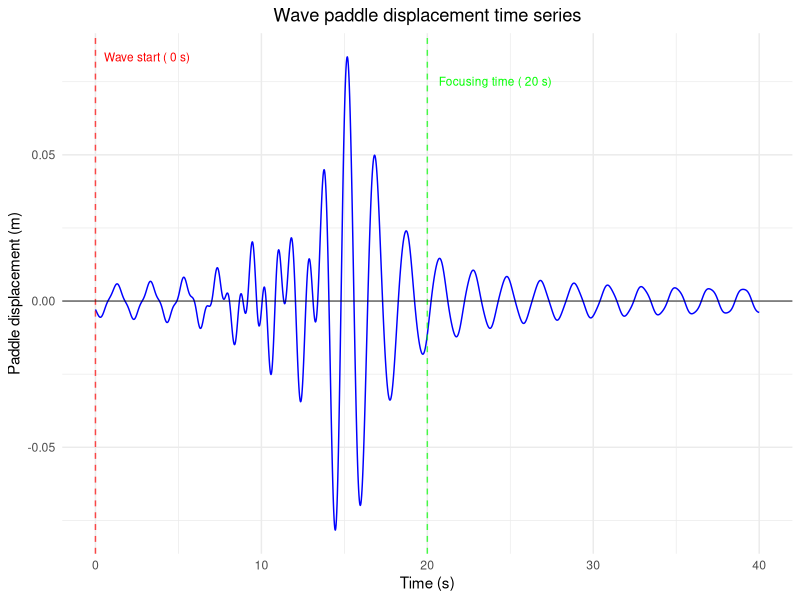
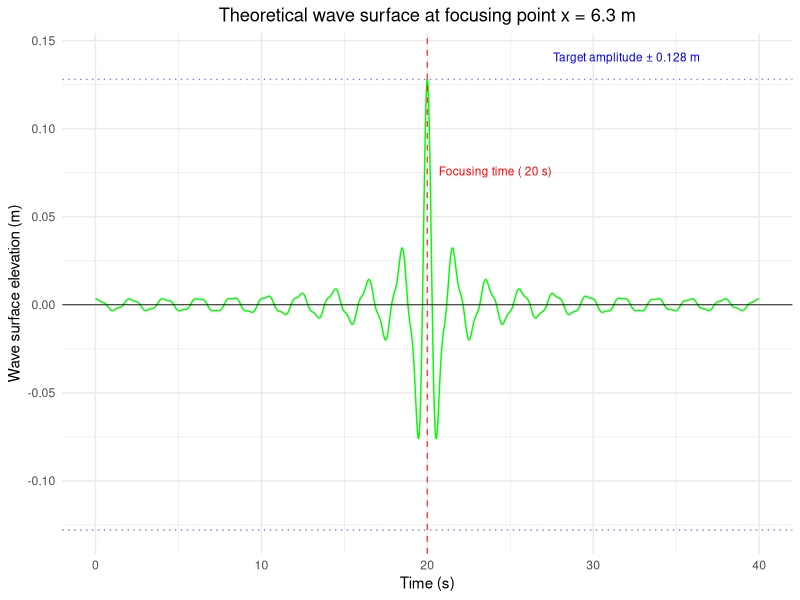
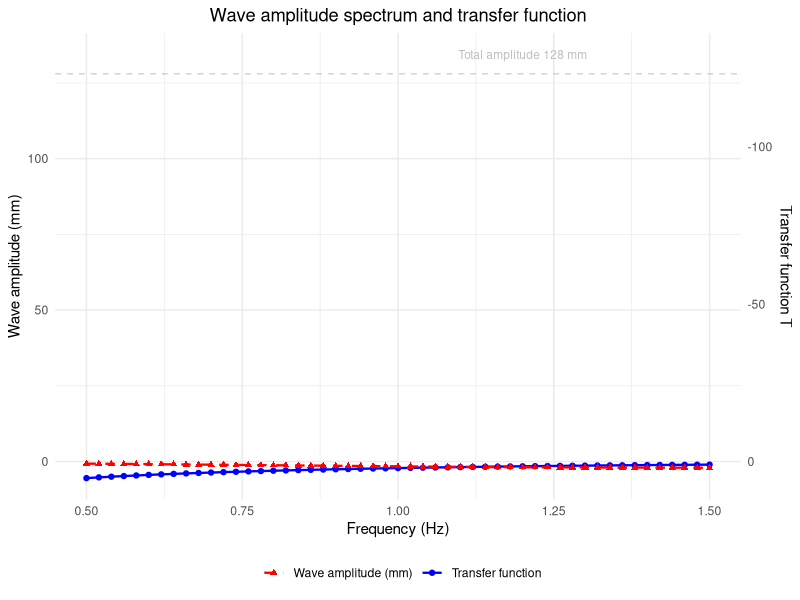

Write R code to recreate these figures, in order. (Note: this script raises an error after producing the figures.)
#Due to the limitations in DualSPHysics case files where focused waves cannot provide focusing time and only JONSWAP and P-M spectra are available. 
#The DualSPHyiscs team have provided an external .dat file for reading wave piston displacements. 
#This code is generated using R and runs in RStudio. 
#The wave generation principle applicable to this code is derived from Chen et al.(2024)https://doi.org/10.1016/j.oceaneng.2024.118516
#The size of wave tank was from DUT by Chen et al.(2024)
# ==================== Load necessary packages ====================
library(ggplot2)
library(gridExtra)

# ==================== Parameter settings ====================
d <- 0.4                # water depth (m)
A <- 0.128              # target wave amplitude (m)
x_b <- 6.3              # focusing position (m)
t_b <- 20               # focusing time (s)
f_min <- 0.5            # minimum frequency (Hz)
f_max <- 1.5            # maximum frequency (Hz)
df <- 0.02              # frequency interval (Hz)
g <- 9.81               # gravitational acceleration (m/s^2)

# Frequency sequence
f <- seq(f_min, f_max, by = df)
N <- length(f)          # 51 components
omega <- 2 * pi * f

# ==================== Solve for wave number k (dispersion relation) ====================
k <- numeric(N)
for (i in 1:N) {
  disp_rel <- function(k) omega[i]^2 - g * k * tanh(k * d)
  k[i] <- uniroot(disp_rel, interval = c(0.1, 20), tol = 1e-8)$root
}

# ==================== Component amplitudes a_i (Equation 2) ====================
sum_invk <- sum(1 / k)
a_i <- -A / (k * sum_invk)          # unit: m

# ==================== Transfer function T(f_i) (Equation 4) ====================
T_i <- 4 * (sinh(k * d))^2 / (2 * k * d + sinh(2 * k * d))

# ==================== Amplitude coefficients for each wave paddle component ====================
C_i <- a_i / T_i

# ==================== Time series (0 ~ 20 s, step 0.02 s) ====================
t_start <- 0
t_end <- 40
dt <- 0.02
t <- seq(t_start, t_end, by = dt)
n_steps <- length(t)

# ==================== Calculate wave paddle displacement S(t) (Equation 3, x=0) ====================
S <- numeric(n_steps)
for (i in 1:N) {
  S <- S + C_i[i] * sin(-k[i] * x_b - omega[i] * (t - t_b))
}

# ==================== Calculate theoretical wave surface at focusing point η(x_b, t) (Equation 1) ====================
eta_focus <- numeric(n_steps)
for (i in 1:N) {
  eta_focus <- eta_focus + a_i[i] * cos(-omega[i] * (t - t_b))
}

# ==================== Construct data frames ====================
df <- data.frame(
  time = t,
  displacement = S,
  eta_focus = eta_focus
)

# Spectral data (for Figure 3)
spectrum_df <- data.frame(
  frequency = f,
  amplitude_mm = a_i * 1000,        # convert to mm
  transfer = T_i
)

# ==================== Output DAT file (two columns, three spaces separated, no column names) ====================
# Format time and displacement as strings with 4 decimal places
time_str <- sprintf("%.4f", t)
disp_str <- sprintf("%.4f", S)
# Join the two columns with three spaces and write to file
writeLines(paste(time_str, disp_str, sep = "   "), "paddle_displacement.dat")
cat("\nWave paddle displacement data saved to: paddle_displacement.dat\n")

# ==================== Plotting ====================
# Figure 1: Wave paddle displacement
p1 <- ggplot(df, aes(x = time, y = displacement)) +
  geom_line(color = "blue", size = 0.5) +
  geom_vline(xintercept = t_start, linetype = "dashed", color = "red", alpha = 0.7) +
  geom_vline(xintercept = t_b, linetype = "dashed", color = "green", alpha = 0.7) +
  annotate("text", x = t_start, y = max(df$displacement), 
           label = paste("Wave start (", t_start, "s)"), 
           color = "red", hjust = -0.1, size = 3) +
  annotate("text", x = t_b, y = max(df$displacement) * 0.9, 
           label = paste("Focusing time (", t_b, "s)"), 
           color = "green", hjust = -0.1, size = 3) +
  labs(x = "Time (s)", y = "Paddle displacement (m)", 
       title = "Wave paddle displacement time series") +
  theme_minimal() +
  theme(plot.title = element_text(hjust = 0.5)) +
  geom_hline(yintercept = 0, linetype = "solid", color = "black", size = 0.3)

# Figure 2: Theoretical wave surface at focusing point
p2 <- ggplot(df, aes(x = time, y = -eta_focus)) +
  geom_line(color = "green", size = 0.5) +
  geom_vline(xintercept = t_b, linetype = "dashed", color = "red", alpha = 0.7) +
  geom_hline(yintercept = A, linetype = "dotted", color = "blue", alpha = 0.5) +
  geom_hline(yintercept = -A, linetype = "dotted", color = "blue", alpha = 0.5) +
  annotate("text", x = t_b, y = max(df$eta_focus), 
           label = paste("Focusing time (", t_b, "s)"), 
           color = "red", hjust = -0.1, size = 3) +
  annotate("text", x = max(df$time) * 0.8, y = A * 1.1, 
           label = paste("Target amplitude ±", A, "m"), 
           color = "blue", size = 3) +
  labs(x = "Time (s)", y = "Wave surface elevation (m)", 
       title = paste("Theoretical wave surface at focusing point x =", x_b, "m")) +
  theme_minimal() +
  theme(plot.title = element_text(hjust = 0.5)) +
  geom_hline(yintercept = 0, linetype = "solid", color = "black", size = 0.3)

# Figure 3: Amplitude spectrum and transfer function (dual Y-axis)
# Amplitude in mm
max_amp <- max(spectrum_df$amplitude_mm)
max_trans <- max(spectrum_df$transfer)
scale_factor <- max_amp / max_trans * 2   # Scaling factor to give the transfer function curve an appropriate height relative to amplitude spectrum

p3 <- ggplot(spectrum_df, aes(x = frequency)) +
  geom_line(aes(y = amplitude_mm, color = "Wave amplitude (mm)"), size = 0.8) +
  geom_point(aes(y = amplitude_mm, color = "Wave amplitude (mm)"), size = 1.5) +
  geom_line(aes(y = transfer * scale_factor, color = "Transfer function (scaled)"), 
            size = 0.8, linetype = "dashed") +
  geom_point(aes(y = transfer * scale_factor, color = "Transfer function (scaled)"), 
             size = 1.5, shape = 17) +
  geom_hline(yintercept = A * 1000, linetype = "dashed", color = "gray", alpha = 0.7) +
  annotate("text", x = max(f) * 0.8, y = A * 1000 * 1.05, 
           label = paste("Total amplitude", round(A * 1000, 1), "mm"), 
           color = "gray", size = 3) +
  scale_y_continuous(
    name = "Wave amplitude (mm)",
    sec.axis = sec_axis(~ . / scale_factor, name = "Transfer function T")
  ) +
  scale_color_manual(
    name = "",
    values = c("Wave amplitude (mm)" = "blue", "Transfer function (scaled)" = "red"),
    labels = c("Wave amplitude (mm)", "Transfer function")
  ) +
  labs(x = "Frequency (Hz)", title = "Wave amplitude spectrum and transfer function") +
  theme_minimal() +
  theme(
    plot.title = element_text(hjust = 0.5),
    legend.position = "bottom"
  )

# Figure 4: FFT spectrum analysis of wave paddle displacement
fs <- 1 / dt                     # Sampling frequency
Y <- fft(S)                      # FFT
P2 <- abs(Y / n_steps)           # Two-sided amplitude spectrum
P1 <- P2[1:(n_steps/2 + 1)]      # Take one-sided
P1[2:(length(P1)-1)] <- 2 * P1[2:(length(P1)-1)]
f_fft <- fs * (0:(n_steps/2)) / n_steps
fft_df <- data.frame(frequency = f_fft, magnitude = P1)

p4 <- ggplot(fft_df %>% filter(frequency <= 2.5), aes(x = frequency, y = magnitude)) +
  geom_line(color = "purple") +
  geom_vline(xintercept = c(f_min, f_max), linetype = "dashed", color = "red", alpha = 0.5) +
  annotate("text", x = f_min, y = max(fft_df$magnitude) * 0.9, 
           label = "f_min", color = "red", hjust = 1.1, size = 3) +
  annotate("text", x = f_max, y = max(fft_df$magnitude) * 0.9, 
           label = "f_max", color = "red", hjust = -0.1, size = 3) +
  labs(x = "Frequency (Hz)", y = "Amplitude (m)", title = "Spectrum analysis of wave paddle displacement") +
  theme_minimal() +
  theme(plot.title = element_text(hjust = 0.5))

# ==================== Combine four plots into 2×2 layout ====================
combined_plot <- grid.arrange(p1, p2, p3, p4, ncol = 2, nrow = 2)

# Save combined plot
ggsave("paddle_analysis.png", combined_plot, width = 12, height = 10, dpi = 150)
cat("\nAnalysis plot saved to: paddle_analysis.png\n")

# ==================== Output first 10 rows of data example ====================
cat("\nFirst 10 rows of data example:\n")
cat("Time(s)\tDisplacement(m)\n")
for (i in 1:min(10, n_steps)) {
  cat(sprintf("%.3f\t%.6f\n", t[i], S[i]))
}

# ==================== Additional analysis: Check wave surface at focusing moment ====================
t_b_idx <- which.min(abs(t - t_b))
cat(sprintf("\nAnalysis at focusing moment (t = %.2f s):\n", t[t_b_idx]))
cat(sprintf("  Wave paddle displacement: %.4f m\n", S[t_b_idx]))
cat(sprintf("  Theoretical wave surface elevation: %.4f m\n", eta_focus[t_b_idx]))
cat(sprintf("  Target amplitude A: %.4f m\n", A))

cat(sprintf("  Relative error: %.2f%%\n", abs(eta_focus[t_b_idx] - A) / A * 100))
